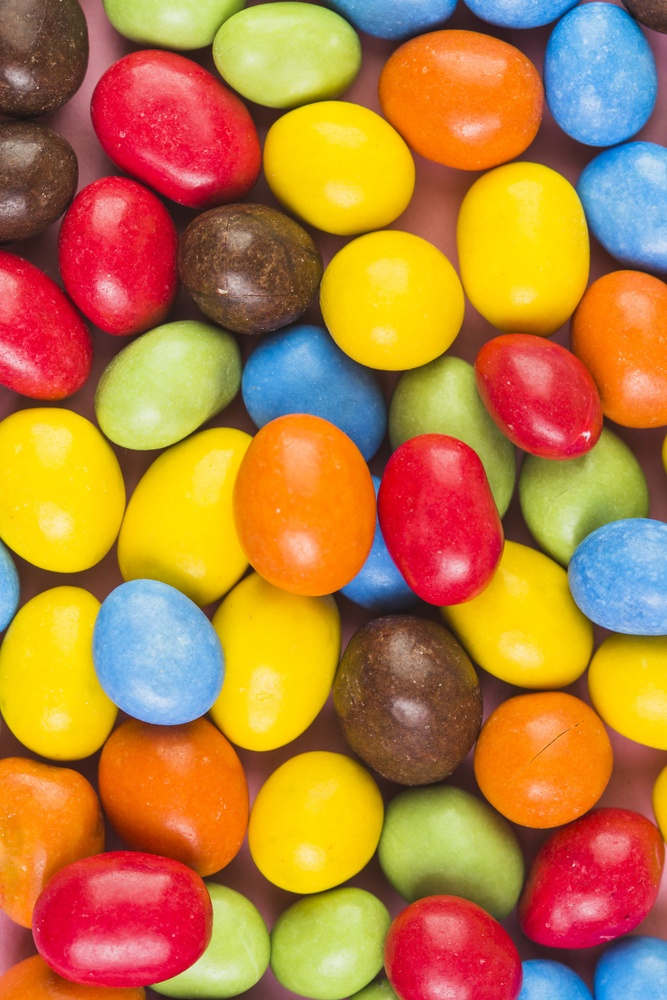
#> input picture sweet-colorful-candies/sweet-colorful-candies2.jpg, 667 x 1000 px, shrunk from 3840 x 5760 before the run, found by its file name
$ jupyter execute tp04.ipynb
#> lines starting #> are read from the running program, lines starting #| are printed output that depends on the picture; after the words box and inside, x2 and y2 are one past the last pixel; in counts of white or black regions, pixels touching at a corner belong together
[cell 1]
import cv2
import matplotlib.pyplot as plt
import numpy as np

[cell 2]
image = cv2.imread('/content/sweet-colorful-candies2.jpg')
#> image is the input picture: shape (1000, 667, 3); mean B, G, R 62, 126.1, 185
image_rgb = cv2.cvtColor(image, cv2.COLOR_BGR2RGB)

plt.imshow(image_rgb)
plt.title("Image originale - RGB")
plt.axis('off')
plt.show()

[cell 3]
R, G, B = image_rgb[:, :, 0], image_rgb[:, :, 1], image_rgb[:, :, 2]
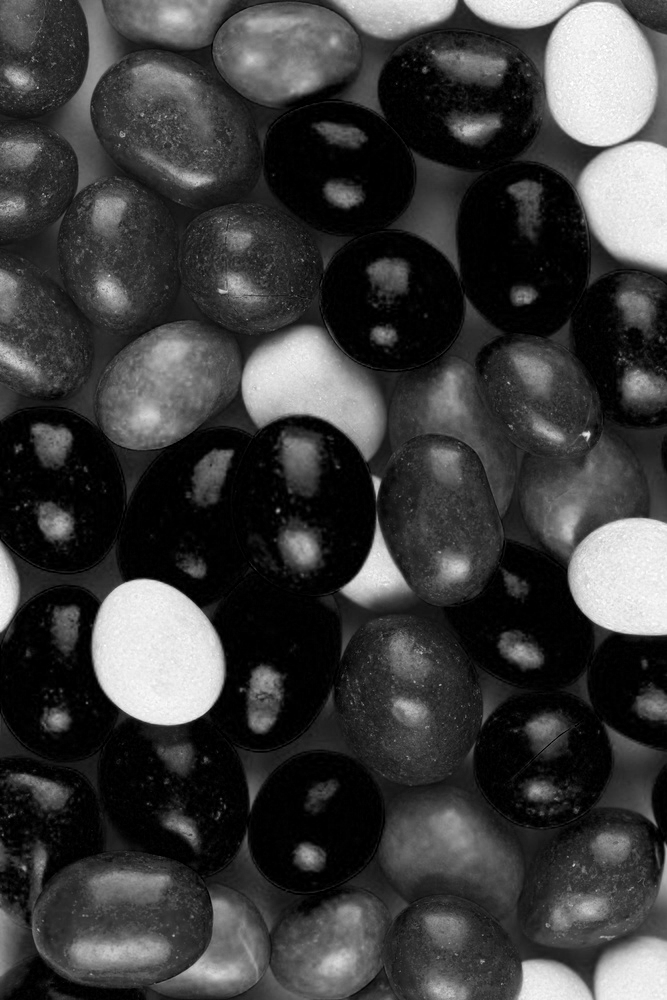
#> B: shape (1000, 667); min 0, max 255, mean 62

plt.figure(figsize=(10, 5))
for i, (channel, color) in enumerate(zip([R, G, B], ['Red', 'Green', 'Blue'])):
    plt.subplot(1, 3, i + 1)
    plt.imshow(channel, cmap='gray')
    plt.title(f'Canal {color}')
    plt.axis('off')
#> this loop made 3 passes
#> color on passes 1 to 3: 'Red', 'Green', 'Blue'
plt.show()

[cell 4]
gray_image = cv2.cvtColor(image_rgb, cv2.COLOR_RGB2GRAY)
hsv_image = cv2.cvtColor(image_rgb, cv2.COLOR_RGB2HSV)
#> hsv_image: shape (1000, 667, 3); mean H, S, V 57.5, 188.9, 198.6
lab_image = cv2.cvtColor(image_rgb, cv2.COLOR_RGB2Lab)
#> lab_image: shape (1000, 667, 3); mean of channels 0, 1, 2 152.8, 146, 168.1

plt.figure(figsize=(12, 8))

plt.subplot(1, 3, 1)
plt.imshow(gray_image, cmap='gray')
plt.title("Grayscale Image")
plt.axis("off")

hsv_rgb = cv2.cvtColor(hsv_image, cv2.COLOR_HSV2RGB)
plt.subplot(1, 3, 2)
plt.imshow(hsv_rgb)
plt.title("HSV Image")
plt.axis("off")

lab_rgb = cv2.cvtColor(lab_image, cv2.COLOR_Lab2RGB)
plt.subplot(1, 3, 3)
plt.imshow(lab_rgb)
plt.title("Lab Image")
plt.axis("off")

plt.tight_layout()
plt.show()

[cell 5]
H, S, V = cv2.split(hsv_image)
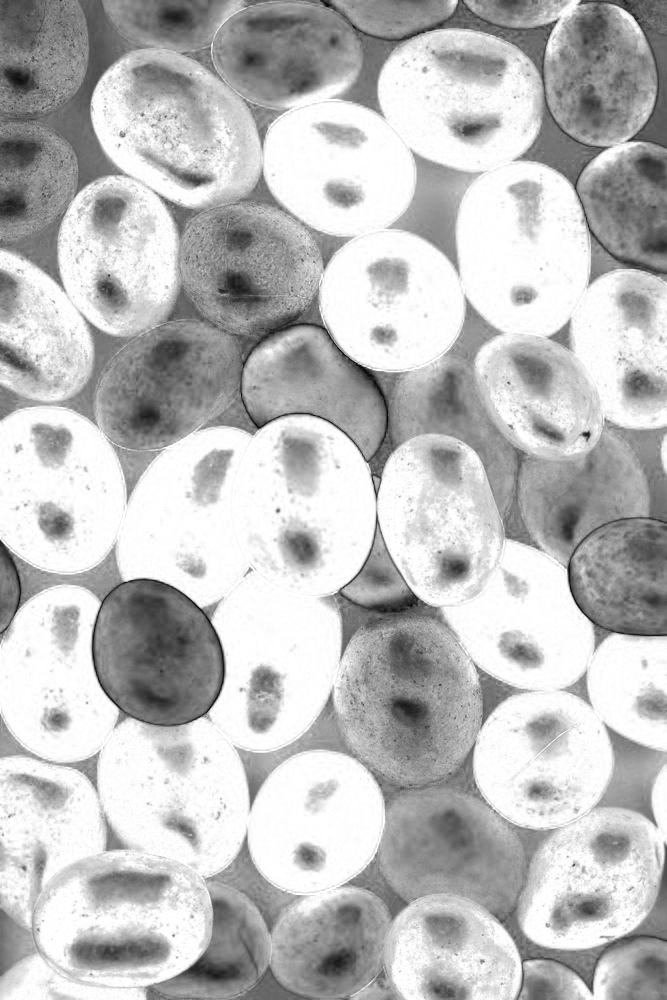
#> S: shape (1000, 667); min 0, max 255, mean 188.9
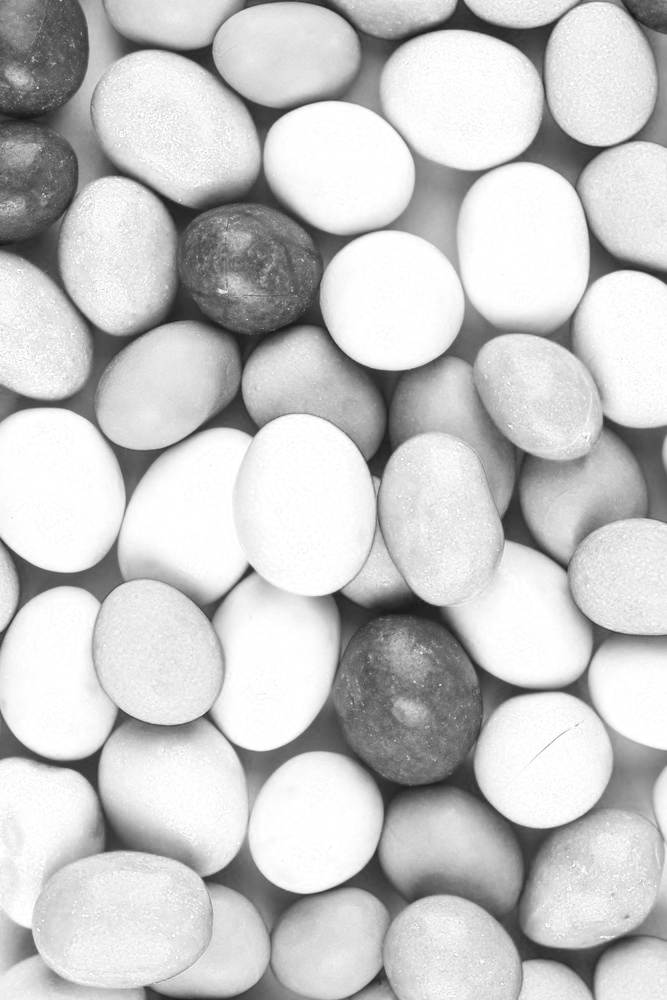
#> V: shape (1000, 667); min 22, max 255, mean 198.6
plt.figure(figsize=(10, 5))
for i, (channel, name) in enumerate(zip([H, S, V], ['Hue', 'Saturation', 'Value'])):
    plt.subplot(1, 3, i + 1)
    plt.imshow(channel, cmap='gray')
    plt.title(f'Canal {name}')
    plt.axis('off')
#> this loop made 3 passes
plt.show()

[cell 6]
gray_manual = 0.2989 * R + 0.5870 * G + 0.1140 * B
gray_manual = gray_manual.astype(np.uint8)

plt.imshow(gray_manual, cmap='gray')
plt.title("Conversion manuelle - Grayscale")
plt.axis('off')
plt.show()

[cell 7]
def rgb_to_hsv_manual(R, G, B):
    R, G, B = R / 255.0, G / 255.0, B / 255.0
    max_val = np.max([R, G, B], axis=0)
    min_val = np.min([R, G, B], axis=0)
    delta = max_val - min_val
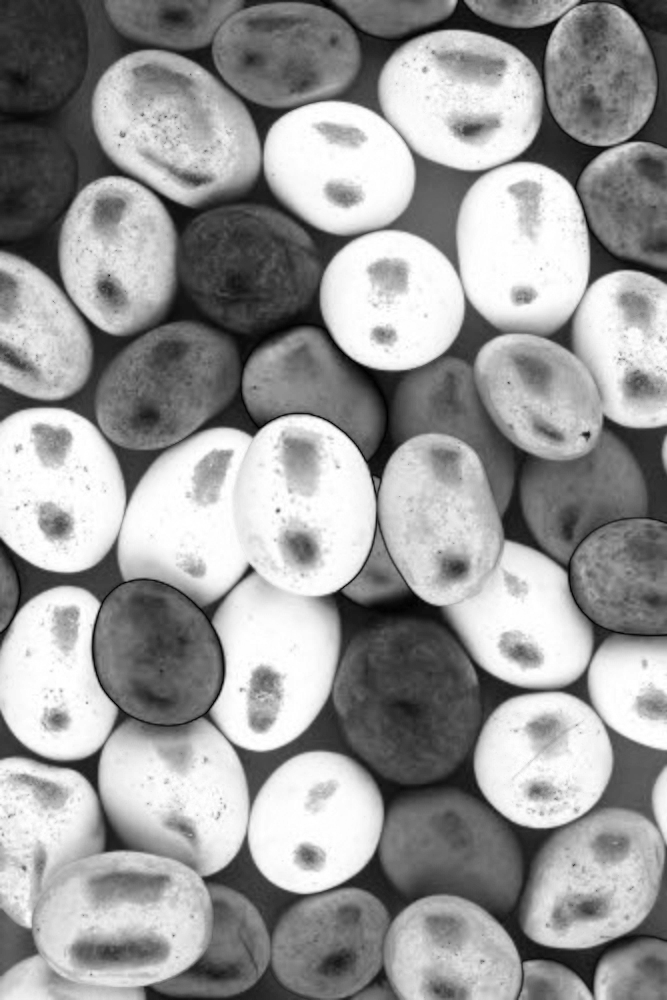
#> delta: shape (1000, 667) float64; min 0, max 1, mean 0.602

    H = np.zeros_like(max_val)
    H[max_val == R] = (60 * ((G[max_val == R] - B[max_val == R]) / delta[max_val == R]) + 360) % 360
    H[max_val == G] = (60 * ((B[max_val == G] - R[max_val == G]) / delta[max_val == G]) + 120) % 360
    H[max_val == B] = (60 * ((R[max_val == B] - G[max_val == B]) / delta[max_val == B]) + 240) % 360
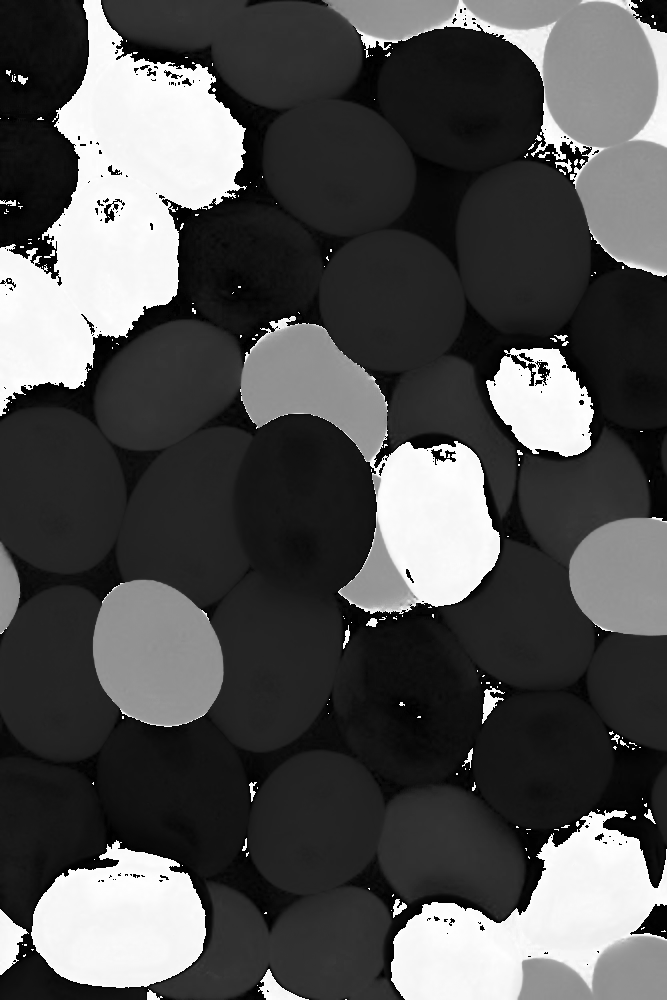
#> H: shape (1000, 667) float64; 0% of the values are NaN or infinite; the others: min 0, max 359.7, mean 116.4; drawn with min black, max white, NaN and infinite black
    H[delta == 0] = 0
#> H: shape (1000, 667) float64; under 0.01% of pixels changed, all inside (x1, y1, x2, y2) = (19, 4, 412, 606)

    S = np.zeros_like(max_val)
    S[max_val != 0] = delta[max_val != 0] / max_val[max_val != 0]

    V = max_val

    H = (H / 360 * 255).astype(np.uint8)
    S = (S * 255).astype(np.uint8)
    V = (V * 255).astype(np.uint8)

    return H, S, V

H_manual, S_manual, V_manual = rgb_to_hsv_manual(R, G, B)

plt.figure(figsize=(10, 5))
for i, (channel, name) in enumerate(zip([H_manual, S_manual, V_manual], ['Hue', 'Saturation', 'Value'])):
    plt.subplot(1, 3, i + 1)
    plt.imshow(channel, cmap='gray')
    plt.title(f'Canal {name}')
    plt.axis('off')
plt.show()

[cell 8]
Y = 0.299 * R + 0.587 * G + 0.114 * B
Cr = 0.5 * R - 0.418688 * G - 0.081312 * B + 128
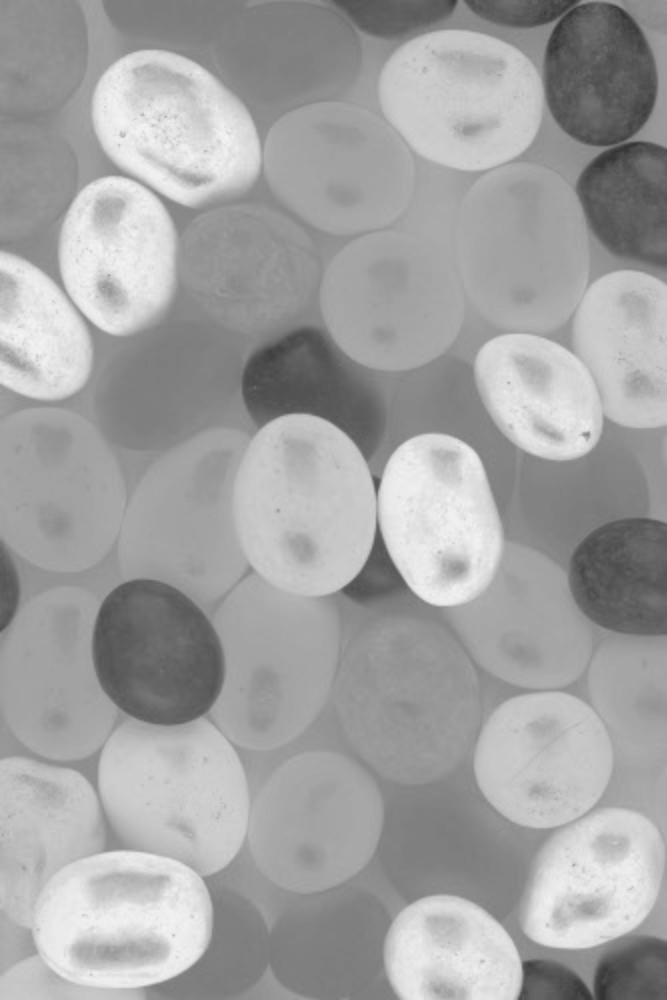
#> Cr: shape (1000, 667) float64; min 50.01, max 245.6, mean 162.7
Cb = -0.168736 * R - 0.331264 * G + 0.5 * B + 128
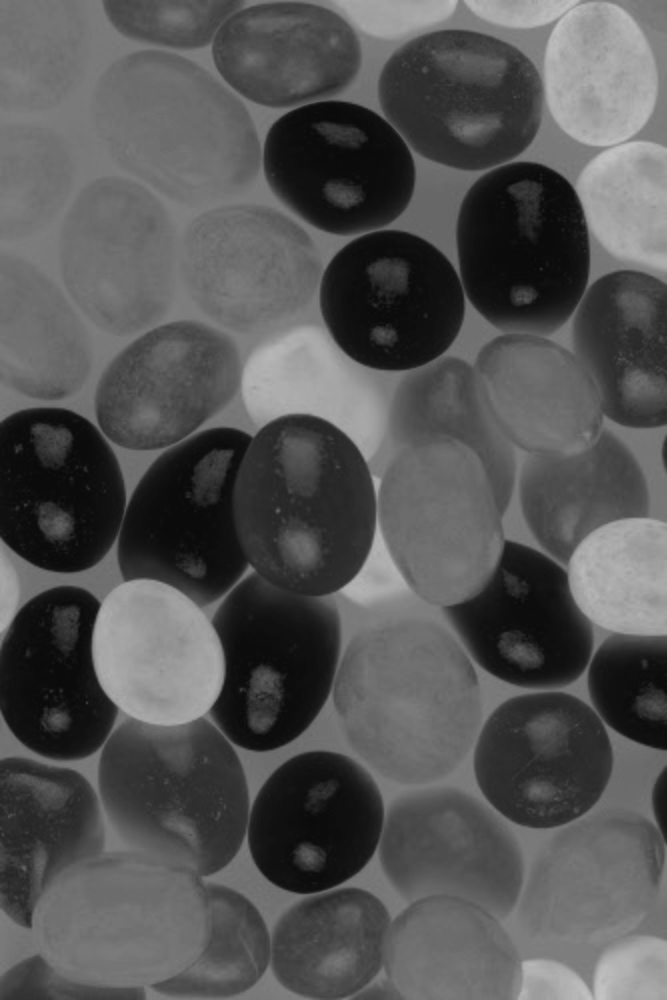
#> Cb: shape (1000, 667) float64; min 9.44, max 196.9, mean 86

Y = Y.astype(np.uint8)
Cr = Cr.astype(np.uint8)
Cb = Cb.astype(np.uint8)

plt.figure(figsize=(10, 5))
for i, (channel, name) in enumerate(zip([Y, Cr, Cb], ['Y', 'Cr', 'Cb'])):
    plt.subplot(1, 3, i + 1)
    plt.imshow(channel, cmap='gray')
    plt.title(f'Canal {name}')
    plt.axis('off')
#> this loop made 3 passes
plt.show()
